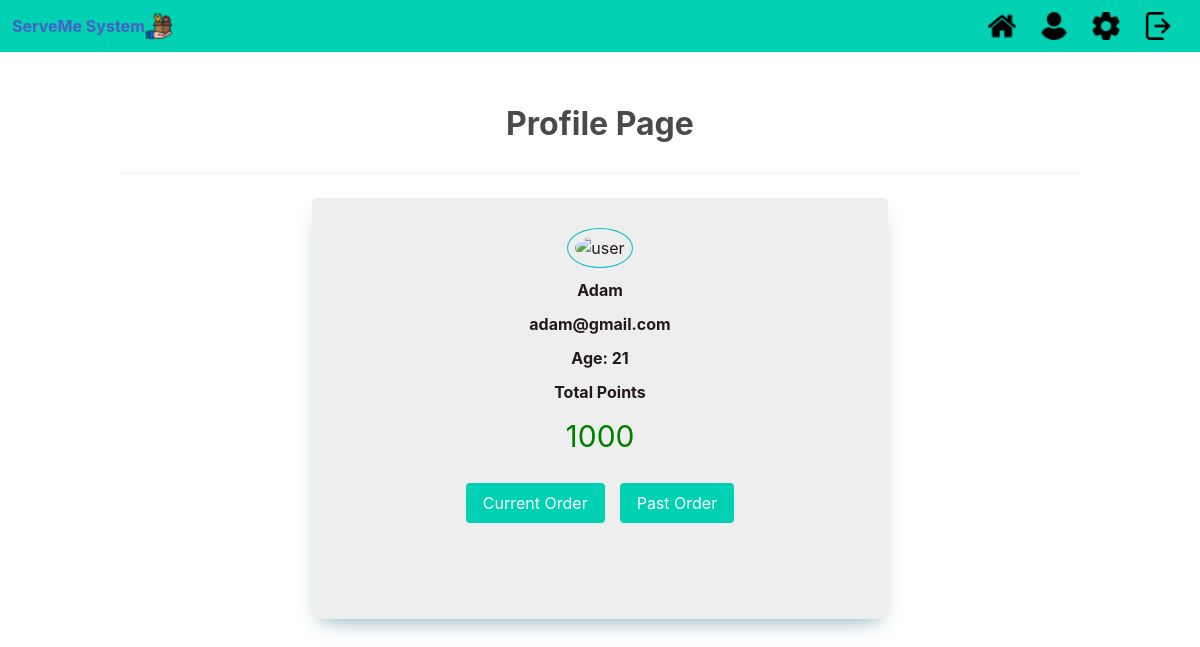
Screenshot of /profile (signed in) with the database file from the repository.
### serveme/models.py (models this page shows, shortened)
class User (UserMixin, db.Model):
    userID         = db.Column(db.String(50), primary_key=True)
    email          = db.Column(db.String(50), nullable=False)
    name           = db.Column(db.String(30), nullable=False)
    password       = db.Column(db.String(100))
    gender         = db.Column(db.String(20))
    age            = db.Column(db.Integer, nullable=False)
    phoneNum       = db.Column(db.String(10), nullable=False)
    points         = db.Column(db.Integer, nullable=False)
    type           = db.Column(db.String(10), nullable=False)

### serveme/main.py (the view)
@main.route('/profile')
@login_required
def profile():
    return render_template('profile.html', user=current_user)

### serveme/templates/profile.html (shortened to what this page needs)
{% extends "base.html" %}
{% block content %}
<br>
<br>
   <div class="is-size-3">
       <b>Profile Page</b>
   </div>
  <hr>
  <div class="card-container">
    <img class="round" src="{{url_for('static', filename='profile_pic.png')}}" alt="user">
    <h3>{{ user.name }}</h3>
    <h3>{{ user.email }}</h3>
    <h3>Age: {{ user.age }}</h3>
    <h3>Total Points</h3>
    <div class="points">{{user.points}}</div>
  <br>
    <div class="buttons">
      <a href="{{ url_for('orderController.current_orders' )}}">
        <button class="button is-primary">Current Order</button>
      </a>
      <a href="{{ url_for('orderController.past_orders' )}}">
        <button class="button is-primary" style="margin-left: 15px;">Past Order</button>
      </a>
    </div>
    <br>
    <br>
    <br>
  </div>
{% endblock %}

### serveme/static/styles.css (style rules this page uses)
h3 { margin: 10px 0; }
.card-container { background-color: #eeeeee; border-radius: 5px; box-shadow: 0px 10px 20px -10px rgba(67, 133, 144, 0.75); color: #221a1a; padding-top: 30px; position: relative; width: 60%; max-width: 100%; text-align: center; margin:auto; }
.card-container h3 { font-weight: bold; }
.card-container .round { border: 1px solid #03BFCB; border-radius: 50%; padding: 7px; }
.points { font-size: 30px; color:green; }
.buttons { display: flex; flex-direction: horizontal; justify-content: center; margin:auto; }

### rows the page displays
User: name "Adam", email "adam@gmail.com", age "21", points "1000"
